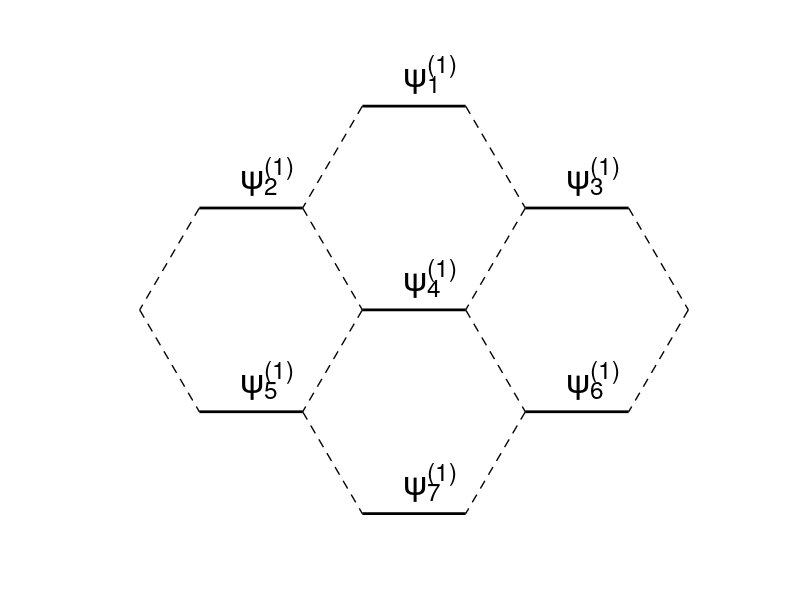

Recreate this plot in MATLAB.
function GSdiagram()
    xDash=sqrt(3)/3;
    figure; hold on;
    plot([-0.5,0.5],[0,0],'black','LineWidth',2);
    plot([-0.5,0.5],[1,1],'black','LineWidth',2);
    plot([-0.5,0.5],[-1,-1],'black','LineWidth',2);
    plot([0.5+xDash,1.5+xDash],[0.5,0.5],'black','LineWidth',2);
    plot([0.5+xDash,1.5+xDash],[-0.5,-0.5],'black','LineWidth',2);
    plot([-(1.5+xDash),-(0.5+xDash)],[0.5,0.5],'black','LineWidth',2);
    plot([-(1.5+xDash),-(0.5+xDash)],[-0.5,-0.5],'black','LineWidth',2);
    plot([0.5,0.5+xDash],[1,0.5],'black--','LineWidth',1);
    plot([0.5+xDash,0.5],[0.5,0],'black--','LineWidth',1);
    plot([-0.5,-(0.5+xDash)],[1,0.5],'black--','LineWidth',1);
    plot([-(0.5+xDash),-0.5],[0.5,0],'black--','LineWidth',1);
    plot([-0.5,-(0.5+xDash)],[0,-0.5],'black--','LineWidth',1);
    plot([-(0.5+xDash),-0.5],[-0.5,-1],'black--','LineWidth',1);
    plot([0.5,0.5+xDash],[0,-0.5],'black--','LineWidth',1);
    plot([0.5+xDash,0.5],[-0.5,-1],'black--','LineWidth',1);
    plot([-(1.5+xDash),-(1.5+2*xDash)],[0.5,0],'black--','LineWidth',1);
    plot([-(1.5+2*xDash),-(1.5+xDash)],[0,-0.5],'black--','LineWidth',1);
    plot([1.5+xDash,1.5+2*xDash],[0.5,0],'black--','LineWidth',1);
    plot([1.5+2*xDash,1.5+xDash],[0,-0.5],'black--','LineWidth',1);
    ylim([-1.1 1.3]); axis off;
    xlim([-3,3]);
    text(-0.1,1.16,'\psi_1^{(1)}','FontSize',25);
    text(-0.1,0.16,'\psi_4^{(1)}','FontSize',25);
    text(-0.1,-0.84,'\psi_7^{(1)}','FontSize',25);
    text(-(1.1+xDash),0.66,'\psi_2^{(1)}','FontSize',25);
    text(-(1.1+xDash),-0.34,'\psi_5^{(1)}','FontSize',25);
    text((0.9+xDash),0.66,'\psi_3^{(1)}','FontSize',25);
    text((0.9+xDash),-0.34,'\psi_6^{(1)}','FontSize',25);
end